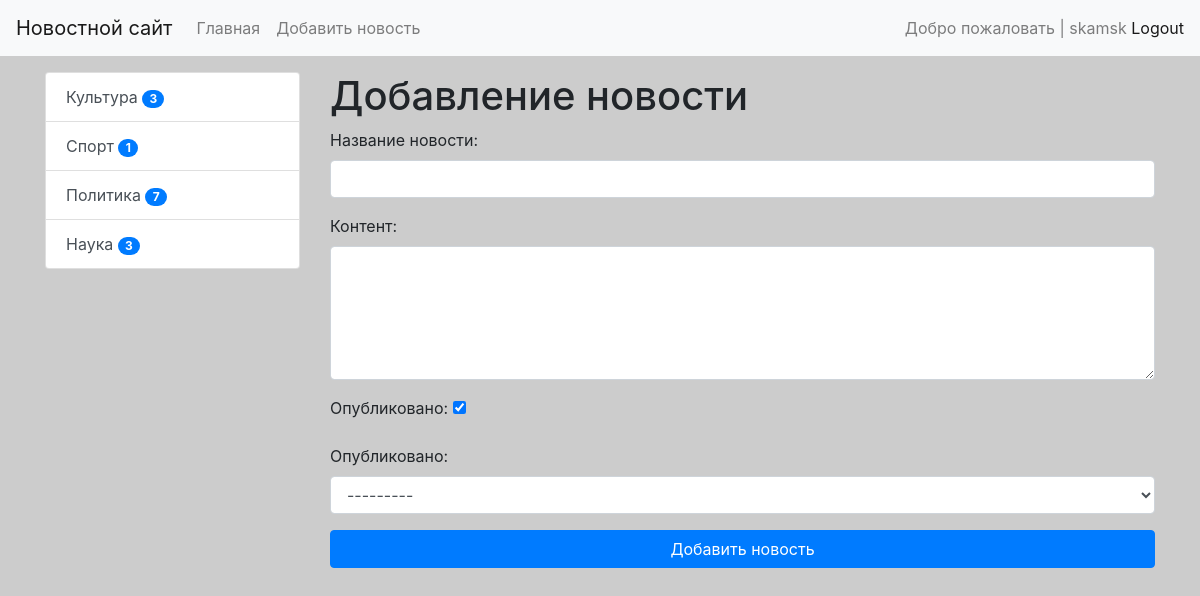
The app's page /news/add-news/ (signed in) with its own data.
### news/models.py (models this page shows)
class Category(models.Model):
    title = models.CharField(max_length=150, db_index=True, verbose_name='Наименование категории')
    def get_absolute_url(self):
        return reverse('category', kwargs={'category_id': self.pk})
    def __str__(self):
        return self.title
    class Meta:
        verbose_name = 'Категория'
        verbose_name_plural = 'Категории'
        ordering = ['title']

### news/views.py (the view)
# urls.py: path('news/add-news/', CreateNews.as_view(), name='add_news'),
class CreateNews(LoginRequiredMixin, CreateView):
    form_class = NewsForm
    template_name = 'news/add_news.html'
    success_url = reverse_lazy('home')
    raise_exception = True

### news/forms.py (shortened to what this page needs)
class NewsForm(forms.ModelForm):
        class Meta:
                model = News
                fields = ['title', 'content', 'is_published','category']
                widgets ={
                        'title': forms.TextInput(attrs={"class": "form-control"}),
                        'content': forms.Textarea(attrs={"class": "form-control", "rows": 5}),
                        'category': forms.Select(attrs={"class": "form-control"}),
                }

### news/templatetags/news_tags.py (called while the page is built)
@register.inclusion_tag('news/list_categories.html')
def show_categories():
    categories = Category.objects.annotate(cnt=Count('get_news', filter=F('get_news__is_published'))).filter(cnt__gt=0)
    return {'categories': categories}

### news/templates/news/add_news.html (shortened to what this page needs)
{% extends 'base.html' %}
{% block sidebar %}
{% include 'inc/_sidebar.html' %}
{% endblock %}
{% block content %}
<H1>Добавление новости</H1>
<form action="{% url 'add_news' %}" method="post">
    {{ form.as_p }}
    <button type="submit" class="btn btn-primary btn-block">Добавить новость</button>
</form>
{% endblock %}

### templates/inc/_nav.html (shortened to what this page needs)
<nav class="navbar navbar-expand-lg navbar-light bg-light">
    <a class="navbar-brand" href="{% url 'home' %}">Новостной сайт</a>
    <div class="collapse navbar-collapse" id="navbarSupportedContent">
        <ul class="navbar-nav mr-auto">
            <li class="nav-item">
                <a class="nav-link" href="{% url 'home' %}">Главная</a>
            </li>
            {% if request.user.is_authenticated %}
                <li class="nav-item">
                    <a class="nav-link" href="{% url 'add_news' %}">Добавить новость</a>
                </li>
            {% endif %}
        </ul>
            <span class="navbar-text">
                {% if request.user.is_authenticated %}
                    Добро пожаловать | {{ user.username }} <a href="{% url 'logout' %}">Logout</a>
                {% else %}
                    <a href="{% url 'register' %}">Register</a> | <a href="{% url 'login' %}">Login</a>
                {% endif %}
            </span>
    </div>
</nav>

### news/templates/news/list_categories.html
<div class="list-group">
        {% for item in categories%}
        <a href="{{ item.get_absolute_url}}" class="list-group-item list-group-item-action">{{  item.title }}
        <span class="badge badge-primary badge-pill"> {{item.cnt}}</span>
        </a>
        {% endfor %}
</div>

### news/static/css/style.css (style rules this page uses)
body { background-color: #ccc; }

### records on screen
Category: title "Культура", cnt "3"
Category: title "Спорт", cnt "1"
Category: title "Политика", cnt "7"
Category: title "Наука", cnt "3"

### other values on screen
{{ user.username }} "skamsk"
